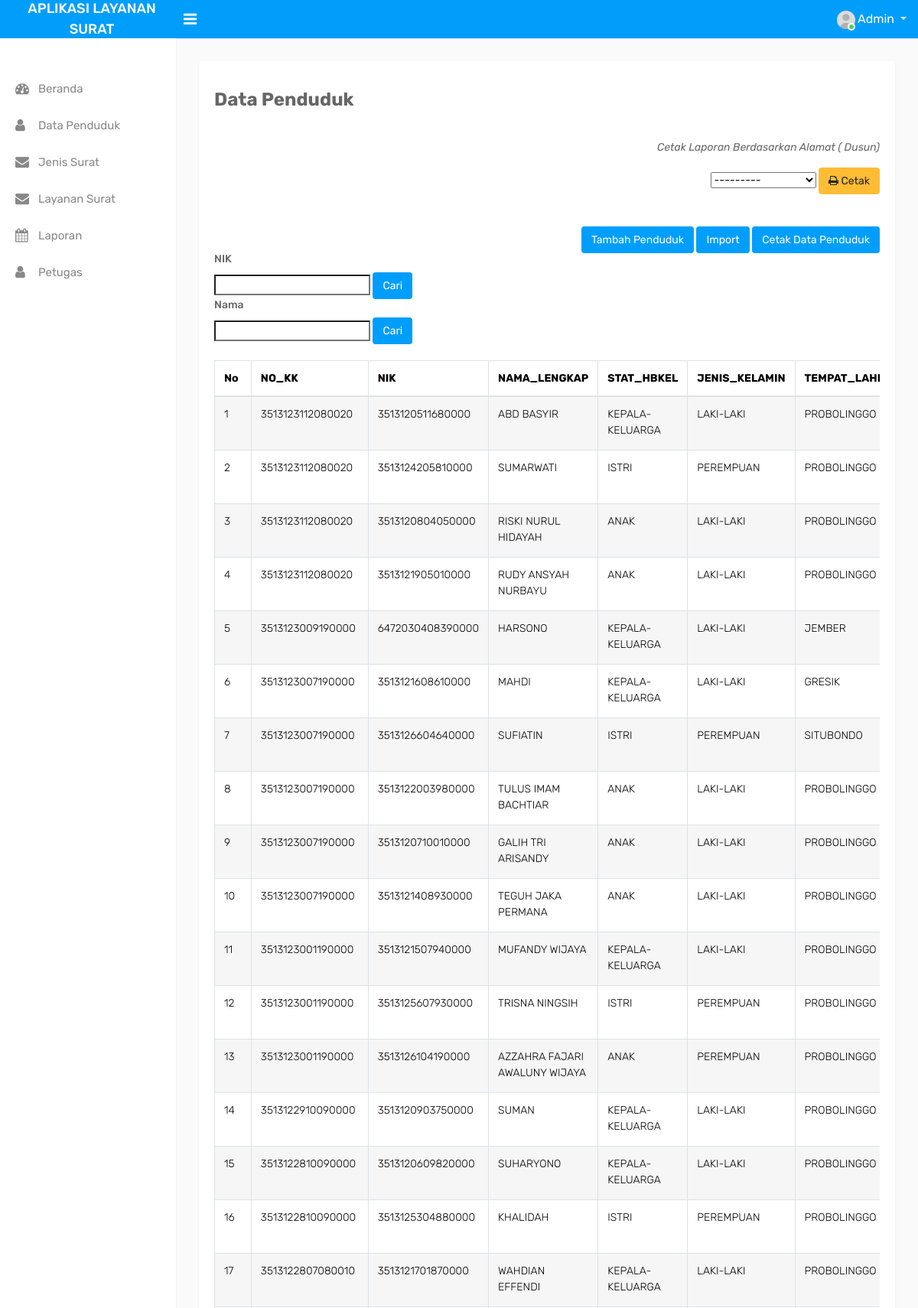
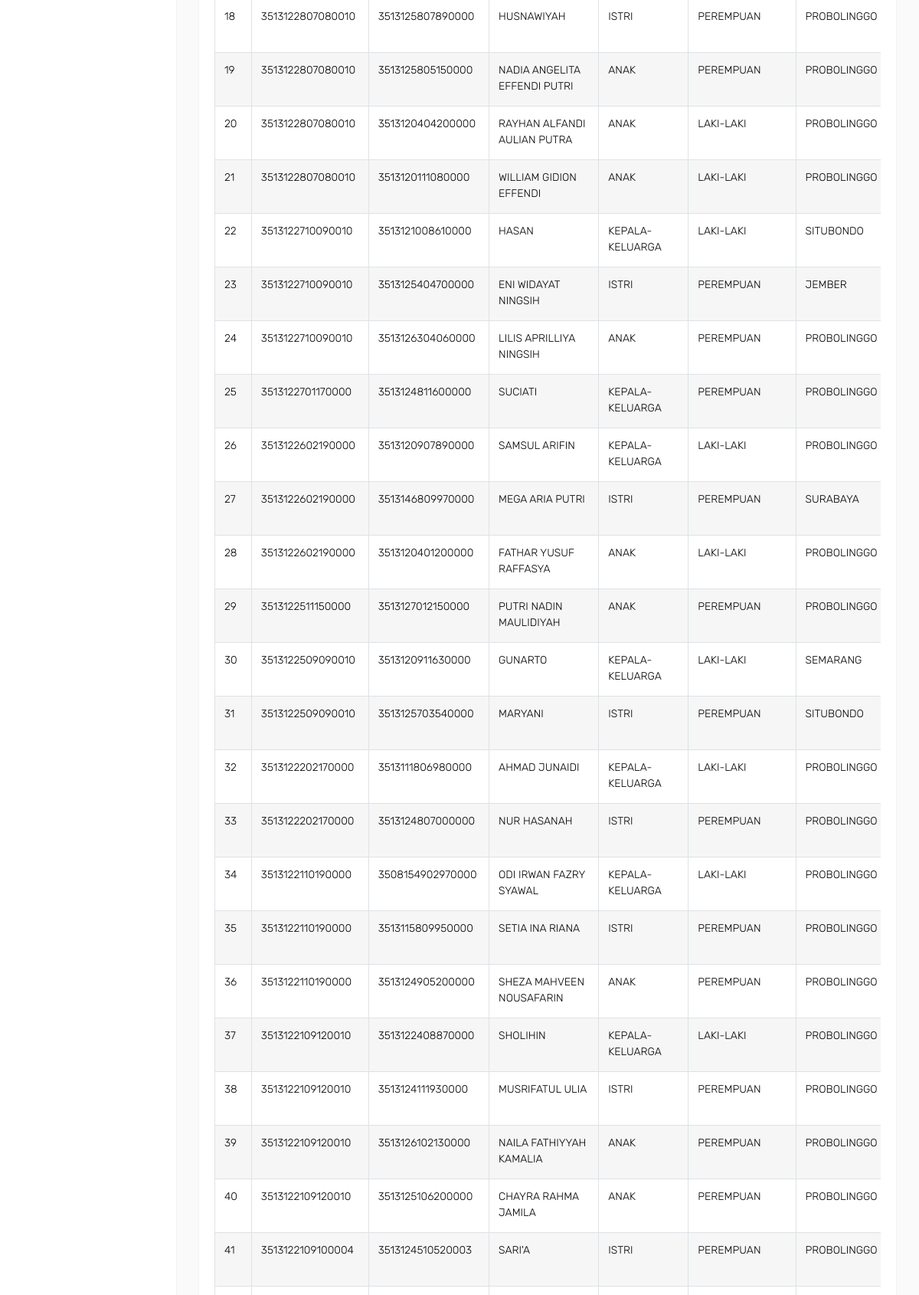
The app's page /penduduk/ (signed in, upper part) with its own data (2 pictures, top to bottom).
### surat/models.py (models this page shows, shortened)
class Penduduk(models.Model):
    STAT_HBKEL = (
        ('KEPALA-KELUARGA', 'KEPALA-KELUARGA' ),
        ('ISTRI', 'ISTRI' ),
        ('ANAK', 'ANAK' ),
        ('CUCU', 'CUCU' ),
        ('FAMILI-LAIN', 'FAMILI-LAIN' ),
        ('MERTUA', 'MERTUA' ),
        ('ORANG-TUA', 'ORANG-TUA' ),
    )
    JENIS_KELAMIN = (
        ('LAKI-LAKI', 'LAKI-LAKI' ),
        ('PEREMPUAN', 'PEREMPUAN' ),
    )
    ALAMAT = (
        ('DUSUN KEJAWAN', 'DUSUN KEJAWAN' ),
        ('DUSUN MATIKAN', 'DUSUN MATIKAN' ),
        ('DUSUN KRAJAN', 'DUSUN KRAJAN' ),
    )
    KETERANGAN = (
        ('MENINGGAL', 'MENINGGAL' ),
        ('PINDAH', 'PINDAH' ),
    )
    STATUS_KAWIN= (
        ('belum kawin', 'belum kawin' ),
        ('cerai hidup', 'cerai hidup' ),
        ('cerai mati', 'cerai mati' ),
        ('kawin', 'kawin' ),
    )
    TMPT_LAHIR =(
        ('BALI', 'BALI' ),
        ('BANYUWANGI', 'BANYUWANGI' ),
        ('BATANG', 'BATANG' ),
        ('BLITAR', 'BLITAR' ),
        ('BONDOWOSO', 'BONDOWOSO' ),
        ('BREBES', 'BREBES' ),
        ('CIREBON', 'CIREBON' ),
        ('DEWAN KALER', 'DEWAN KALER' ),
        ('DENPASAR', 'DENPASAR' ),
        ('GORONTALO', 'GORONTALO' ),
        ('GRESIK', 'GRESIK' ),
        ('JAKARTA', 'JAKARTA' ),
        ('JEMBER', 'JEMBER' ),
        ('JEPARA', 'JEPARA' ),
        ('JOMBANG', 'JOMBANG' ),
        ('KARANG ASEM', 'KARANG ASEM' ),
        ('KARAWANG', 'KARAWANG' ),
        ('KEBUMIN', 'KEBUMIN' ),
        ('KEDIRI', 'KEDIRI' ),
        ('KUTAI', 'KUTAI' ),
        ('LAMONGAN', 'LAMONGAN' ),
        ('LUMAJANG', 'LUMAJANG' ),
        ('MADIUN', 'MADIUN' ),
        ('MALANG', 'MALANG' ),
        ('MOJOKERTO', 'MOJOKERTO' ),
        ('NGANJUK', 'NGANJUK' ),
        ('NGAWI', 'NGAWI' ),
        ('PAMEKASAN', 'PAMEKASAN' ),
        ('PASER', 'PASER' ),
        ('PASURUAN', 'PASURUAN' ),
        ('PEMALANG', 'PEMLANG' ),
        ('PROBOLINGGO', 'PROBOLINGGO' ),
        ('SEMARANG', 'SEMARANG' ),
        ('SEMPULANG', 'SEMPULANG' ),
        ('SIDOARJO', 'SIDOARJO' ),
        ('SINGARAJA', 'SINGARAJA' ),
        ('SITUBONDO', 'SITUBONDO' ),
        ('SUBANG', 'SUBANG' ),
        ('SUKABUMI', 'SUKABUMI' ),
        ('SUMENEP', 'SUMENEP' ),
        ('SURABAYA', 'SURABAYA' ),
        ('TUBAN', 'TUBAN' ),
        ('TULUNG AGUNG', 'TULUNG AGUNG' ),
    )
    JENIS_PEKERJAAN = (
        ('APOTEKER', 'APOTEKER' ),
        ('BELUM/TIDAK BEKERJA', 'BELUM/TIDAK BEKERJA' ),
        ('BIDAN', 'BIDAN' ),
        ('BURUH HARIAN LEPAS', 'BURUH HARIAN LEPAS' ),
        ('BURUH PETERNAKAN', 'BURUH PETERNAKAN' ),
        ('BURUH TANI/PERKEBUNAN', 'BURUH TANI/PERKEBUNAN' ),
        ('DOSEN', 'DOSEN'),
        ('GURU', 'GURU' ),
        ('KARYAWAN BUMN', 'KARYAWAN BUMN' ),
        ('KARYAWAN HONORER', 'KARYAWAN HONORER' ),
        ('KARYAWAN SWASTA', 'KARYAWAN SWASTA' ),
        ('KEPOLISIAN RI', 'KEPOLISIAN RI' ),
        ('KONSTRUKSI', 'KONSTRUKSI' ),
        ('MEKANIK', 'MEKANIK' ),
        ('MENGURUS RUMAH TANGGA', 'MENGURUS RUMAH TANGGA' ),
        ('NELAYAN/PERIKANAN', 'NELAYAN/PERIKANAN' ),
        ('PEDAGANG', 'PEDAGANG' ),
        ('PEGAWAI NEGERI SIPIL', 'PEGAWAI NEGERI SIPIL' ),
        ('PELAJAR/MAHASISWA', 'PELAJAR/MAHASISWA' ),
        ('PEMBANTU RUMAH TANGGA', 'PEMBANTU RUMAH TANGGA' ),
        ('PENSIUNAN', 'PENSIUNAN' ),
        ('PERANGKAT DESA', 'PERANGKAT DESA' ),
        ('PERAWAT', 'PERAWAT' ),
        ('PERDAGANGAN', 'PERDAGANGAN' ),
        ('PETANI/PEKEBUN', 'PETANI/PEKEBUN' ),
        ('TRANSPORTASI', 'TRANSPORTASI' ),
        ('TUKANG BATU', 'TUKANG BATU' ),
        ('TUKANG JAHIT', 'TUKANG JAHIT' ),
        ('TUKANG KAYU', 'TUKANG KAYU' ),
        ('TUKANG LAS/PANDAI BESI', 'TUKANG LAS/PANDAI BESI' ),
        ('USTADZ/MUBALIGH', 'USTADZ/MUBALIGH' ),
        ('WIRASWASTA', 'WIRASWASTA' ),
    )
    NO_KK = models.CharField(max_length=16,blank=True, null=True)
    NIK = models.CharField(max_length=16,blank=True, null=True)
    NAMA_LENGKAP = models.CharField(max_length=100, blank=True, null=True)
    STAT_HBKEL = models.CharField(max_length=30, blank=True, null=True, choices=STAT_HBKEL)
    JENIS_KELAMIN = models.CharField(max_length=20, blank=True, null=True, choices=JENIS_KELAMIN)
    TMPT_LAHIR = models.CharField(max_length=25,  blank=True, null=True, choices=TMPT_LAHIR)
    TGL_LHR = models.CharField(max_length=25,blank=True, null=True,)
    STATUS_KAWIN = models.CharField(max_length=15, blank=True, null=True, choices=STATUS_KAWIN)
    NAMA_IBU = models.CharField(max_length=100, blank=True, null=True)
    NAMA_AYAH = models.CharField(max_length=100, blank=True, null=True)
    AGAMA = models.CharField(max_length=10, blank=True, null=True)
    JENIS_PEKERJAAN= models.CharField(max_length=100,blank=True, null=True, choices=JENIS_PEKERJAAN)
    ALAMAT = models.CharField(max_length=20,blank=True, null=True, choices=ALAMAT)
    NO_RT = models.CharField(max_length=3,blank=True, null=True)
    NO_RW = models.CharField(max_length=3,blank=True, null=True)
    NM_KEL = models.CharField(max_length=25,blank=True, null=True)
    NM_KEC = models.CharField(max_length=25, blank=True, null=True)
    KETERANGAN = models.CharField(max_length=50, blank=True, null=True, choices=KETERANGAN)
    class Meta:
        verbose_name_plural ="Penduduk"

### surat/decorators.py (the view)
        def perubahan_halaman(request, *args, **kwargs):
            group = None
            if request.user.groups.exists():
                group = request.user.groups.all()[0].name
            if group in yang_diizinkan :
                return fungsi_awal(request, *args, **kwargs)
            else:
                return HttpResponse('<h2><center>Anda Tidak Dijikankan Ke Tampilam ini</center></h2>')

### surat/templates/surat/penduduk.html (shortened to what this page needs)
{% extends "base.html" %}
{% load static %}
{% block content %}
<div class="page-wrapper">
    <div class="content">
        <div class="row">
            <div class="col-sm-12">
                <div class="card-box ">
                    <div class="card-block">
                        <p><strong><h3>Data Penduduk</h3></strong></p>
                        <br>
                        <div align="right">
                            <blockquote><p class="mb-0">Cetak Laporan Berdasarkan Alamat ( Dusun)</p></blockquote>
                            <form method="get" action="{% url 'lp_penduduk' %}"> {{ filter_list_penduduk.form.ALAMAT }}
                                 <button class="btn btn-warning" type="submit"><i class="fa fa-print"></i> Cetak</button>
                        </form>
                        </div>
                        <br>
                        <br>
                        <div align="right">
                            <a href="{% url 'tambahpenduduk' %}" type="button" class="btn btn-primary ">
                                    Tambah Penduduk</i></a>
                            <a href="{% url 'upload' %}" type="button" class="btn btn-primary">
                                    Import</i></a>
                            <a href="{% url 'export' %}" type="button" class="btn btn-primary">
                                    Cetak Data Penduduk</i></a>
                        </div>
                        <div >
                            <h5>NIK</h5>
                           <form method="get"> {{ filter_list_penduduk.form.NIK }}
                                 <button class="btn btn-primary" type="submit"  placeholder="NIK"></i>Cari</button></form>
                        <h5>Nama</h5>
                            <form method="get"> {{ filter_list_penduduk.form.NAMA_LENGKAP }}
                                 <button class="btn btn-primary" type="submit"></i>Cari</button></form>
                        </div>
                        <br>
                        <div class="card-block">
                            <div style="overflow-x: scroll; overflow-y: hidden ; width:100%;">
                                 <table id="example1" class="table table-bordered table-striped">
                                    <thead>
                                        <tr>
                                            <th>No</th>
                                            <th>NO_KK</th>
                                            <th>NIK</th>
                                            <th>NAMA_LENGKAP</th>
                                            <th>STAT_HBKEL</th>
                                            <th>JENIS_KELAMIN</th>
                                            <th>TEMPAT_LAHIR</th>
                                        </tr>
                                    </thead>
                                    <tbody>
                                        {% for datapenduduk in halaman_list_penduduk.object_list %}
                                        <tr>
                                            <td>{{forloop.counter}}</td>
                                            <td>{{datapenduduk.NO_KK}}</td>
                                            <td>{{datapenduduk.NIK}}</td>
                                            <td>{{datapenduduk.NAMA_LENGKAP}}</td>
                                            <td>{{datapenduduk.STAT_HBKEL}}</td>
                                            <td>{{datapenduduk.JENIS_KELAMIN}}</td>
                                            <td>{{datapenduduk.TMPT_LAHIR}}</td>
                                        </tr>
                                        {% empty %}
                                        <tr>
                                            <td colspan="17" align="center"> Data Masih Kosong</td>
                                        </tr>
                                        {% endfor %}
                                    </tbody>
                                </table>
                            </div>
                        </div>
                    </div>
                </div>
            </div>
        </div>
    </div>
</div>
        {% endblock content %}

### records on screen
Penduduk: NO_KK "3513123112080020", NIK "3513120511680000", NAMA_LENGKAP "ABD BASYIR", STAT_HBKEL "KEPALA-KELUARGA", JENIS_KELAMIN "LAKI-LAKI", TMPT_LAHIR "PROBOLINGGO"
Penduduk: NO_KK "3513123112080020", NIK "3513124205810000", NAMA_LENGKAP "SUMARWATI", STAT_HBKEL "ISTRI", JENIS_KELAMIN "PEREMPUAN", TMPT_LAHIR "PROBOLINGGO"
Penduduk: NO_KK "3513123112080020", NIK "3513120804050000", NAMA_LENGKAP "RISKI NURUL HIDAYAH", STAT_HBKEL "ANAK", JENIS_KELAMIN "LAKI-LAKI", TMPT_LAHIR "PROBOLINGGO"
Penduduk: NO_KK "3513123112080020", NIK "3513121905010000", NAMA_LENGKAP "RUDY ANSYAH NURBAYU", STAT_HBKEL "ANAK", JENIS_KELAMIN "LAKI-LAKI", TMPT_LAHIR "PROBOLINGGO"
Penduduk: NO_KK "3513123009190000", NIK "6472030408390000", NAMA_LENGKAP "HARSONO", STAT_HBKEL "KEPALA-KELUARGA", JENIS_KELAMIN "LAKI-LAKI", TMPT_LAHIR "JEMBER"
Penduduk: NO_KK "3513123007190000", NIK "3513121608610000", NAMA_LENGKAP "MAHDI", STAT_HBKEL "KEPALA-KELUARGA", JENIS_KELAMIN "LAKI-LAKI", TMPT_LAHIR "GRESIK"
Penduduk: NO_KK "3513123007190000", NIK "3513126604640000", NAMA_LENGKAP "SUFIATIN", STAT_HBKEL "ISTRI", JENIS_KELAMIN "PEREMPUAN", TMPT_LAHIR "SITUBONDO"
Penduduk: NO_KK "3513123007190000", NIK "3513122003980000", NAMA_LENGKAP "TULUS IMAM BACHTIAR", STAT_HBKEL "ANAK", JENIS_KELAMIN "LAKI-LAKI", TMPT_LAHIR "PROBOLINGGO"
Penduduk: NO_KK "3513123007190000", NIK "3513120710010000", NAMA_LENGKAP "GALIH TRI ARISANDY", STAT_HBKEL "ANAK", JENIS_KELAMIN "LAKI-LAKI", TMPT_LAHIR "PROBOLINGGO"
Penduduk: NO_KK "3513123007190000", NIK "3513121408930000", NAMA_LENGKAP "TEGUH JAKA PERMANA", STAT_HBKEL "ANAK", JENIS_KELAMIN "LAKI-LAKI", TMPT_LAHIR "PROBOLINGGO"
Penduduk: NO_KK "3513123001190000", NIK "3513121507940000", NAMA_LENGKAP "MUFANDY WIJAYA", STAT_HBKEL "KEPALA-KELUARGA", JENIS_KELAMIN "LAKI-LAKI", TMPT_LAHIR "PROBOLINGGO"
Penduduk: NO_KK "3513123001190000", NIK "3513125607930000", NAMA_LENGKAP "TRISNA NINGSIH", STAT_HBKEL "ISTRI", JENIS_KELAMIN "PEREMPUAN", TMPT_LAHIR "PROBOLINGGO"
Penduduk: NO_KK "3513123001190000", NIK "3513126104190000", NAMA_LENGKAP "AZZAHRA FAJARI AWALUNY WIJAYA", STAT_HBKEL "ANAK", JENIS_KELAMIN "PEREMPUAN", TMPT_LAHIR "PROBOLINGGO"
Penduduk: NO_KK "3513122910090000", NIK "3513120903750000", NAMA_LENGKAP "SUMAN", STAT_HBKEL "KEPALA-KELUARGA", JENIS_KELAMIN "LAKI-LAKI", TMPT_LAHIR "PROBOLINGGO"
Penduduk: NO_KK "3513122810090000", NIK "3513120609820000", NAMA_LENGKAP "SUHARYONO", STAT_HBKEL "KEPALA-KELUARGA", JENIS_KELAMIN "LAKI-LAKI", TMPT_LAHIR "PROBOLINGGO"
Penduduk: NO_KK "3513122810090000", NIK "3513125304880000", NAMA_LENGKAP "KHALIDAH", STAT_HBKEL "ISTRI", JENIS_KELAMIN "PEREMPUAN", TMPT_LAHIR "PROBOLINGGO"
Penduduk: NO_KK "3513122807080010", NIK "3513121701870000", NAMA_LENGKAP "WAHDIAN EFFENDI", STAT_HBKEL "KEPALA-KELUARGA", JENIS_KELAMIN "LAKI-LAKI", TMPT_LAHIR "PROBOLINGGO"
Penduduk: NO_KK "3513122807080010", NIK "3513125807890000", NAMA_LENGKAP "HUSNAWIYAH", STAT_HBKEL "ISTRI", JENIS_KELAMIN "PEREMPUAN", TMPT_LAHIR "PROBOLINGGO"
Penduduk: NO_KK "3513122807080010", NIK "3513125805150000", NAMA_LENGKAP "NADIA ANGELITA EFFENDI PUTRI", STAT_HBKEL "ANAK", JENIS_KELAMIN "PEREMPUAN", TMPT_LAHIR "PROBOLINGGO"
Penduduk: NO_KK "3513122807080010", NIK "3513120404200000", NAMA_LENGKAP "RAYHAN ALFANDI AULIAN PUTRA", STAT_HBKEL "ANAK", JENIS_KELAMIN "LAKI-LAKI", TMPT_LAHIR "PROBOLINGGO"
Penduduk: NO_KK "3513122807080010", NIK "3513120111080000", NAMA_LENGKAP "WILLIAM GIDION EFFENDI", STAT_HBKEL "ANAK", JENIS_KELAMIN "LAKI-LAKI", TMPT_LAHIR "PROBOLINGGO"
Penduduk: NO_KK "3513122710090010", NIK "3513121008610000", NAMA_LENGKAP "HASAN", STAT_HBKEL "KEPALA-KELUARGA", JENIS_KELAMIN "LAKI-LAKI", TMPT_LAHIR "SITUBONDO"
Penduduk: NO_KK "3513122710090010", NIK "3513125404700000", NAMA_LENGKAP "ENI WIDAYAT NINGSIH", STAT_HBKEL "ISTRI", JENIS_KELAMIN "PEREMPUAN", TMPT_LAHIR "JEMBER"
Penduduk: NO_KK "3513122710090010", NIK "3513126304060000", NAMA_LENGKAP "LILIS APRILLIYA NINGSIH", STAT_HBKEL "ANAK", JENIS_KELAMIN "PEREMPUAN", TMPT_LAHIR "PROBOLINGGO"
Penduduk: NO_KK "3513122701170000", NIK "3513124811600000", NAMA_LENGKAP "SUCIATI", STAT_HBKEL "KEPALA-KELUARGA", JENIS_KELAMIN "PEREMPUAN", TMPT_LAHIR "PROBOLINGGO"
Penduduk: NO_KK "3513122602190000", NIK "3513120907890000", NAMA_LENGKAP "SAMSUL ARIFIN", STAT_HBKEL "KEPALA-KELUARGA", JENIS_KELAMIN "LAKI-LAKI", TMPT_LAHIR "PROBOLINGGO"
Penduduk: NO_KK "3513122602190000", NIK "3513146809970000", NAMA_LENGKAP "MEGA ARIA PUTRI", STAT_HBKEL "ISTRI", JENIS_KELAMIN "PEREMPUAN", TMPT_LAHIR "SURABAYA"
Penduduk: NO_KK "3513122602190000", NIK "3513120401200000", NAMA_LENGKAP "FATHAR YUSUF RAFFASYA", STAT_HBKEL "ANAK", JENIS_KELAMIN "LAKI-LAKI", TMPT_LAHIR "PROBOLINGGO"
Penduduk: NO_KK "3513122511150000", NIK "3513127012150000", NAMA_LENGKAP "PUTRI NADIN MAULIDIYAH", STAT_HBKEL "ANAK", JENIS_KELAMIN "PEREMPUAN", TMPT_LAHIR "PROBOLINGGO"
Penduduk: NO_KK "3513122509090010", NIK "3513120911630000", NAMA_LENGKAP "GUNARTO", STAT_HBKEL "KEPALA-KELUARGA", JENIS_KELAMIN "LAKI-LAKI", TMPT_LAHIR "SEMARANG"
Penduduk: NO_KK "3513122509090010", NIK "3513125703540000", NAMA_LENGKAP "MARYANI", STAT_HBKEL "ISTRI", JENIS_KELAMIN "PEREMPUAN", TMPT_LAHIR "SITUBONDO"
Penduduk: NO_KK "3513122202170000", NIK "3513111806980000", NAMA_LENGKAP "AHMAD JUNAIDI", STAT_HBKEL "KEPALA-KELUARGA", JENIS_KELAMIN "LAKI-LAKI", TMPT_LAHIR "PROBOLINGGO"
Penduduk: NO_KK "3513122202170000", NIK "3513124807000000", NAMA_LENGKAP "NUR HASANAH", STAT_HBKEL "ISTRI", JENIS_KELAMIN "PEREMPUAN", TMPT_LAHIR "PROBOLINGGO"
Penduduk: NO_KK "3513122110190000", NIK "3508154902970000", NAMA_LENGKAP "ODI IRWAN FAZRY SYAWAL", STAT_HBKEL "KEPALA-KELUARGA", JENIS_KELAMIN "LAKI-LAKI", TMPT_LAHIR "PROBOLINGGO"
Penduduk: NO_KK "3513122110190000", NIK "3513115809950000", NAMA_LENGKAP "SETIA INA RIANA", STAT_HBKEL "ISTRI", JENIS_KELAMIN "PEREMPUAN", TMPT_LAHIR "PROBOLINGGO"
Penduduk: NO_KK "3513122110190000", NIK "3513124905200000", NAMA_LENGKAP "SHEZA MAHVEEN NOUSAFARIN", STAT_HBKEL "ANAK", JENIS_KELAMIN "PEREMPUAN", TMPT_LAHIR "PROBOLINGGO"
Penduduk: NO_KK "3513122109120010", NIK "3513122408870000", NAMA_LENGKAP "SHOLIHIN", STAT_HBKEL "KEPALA-KELUARGA", JENIS_KELAMIN "LAKI-LAKI", TMPT_LAHIR "PROBOLINGGO"
Penduduk: NO_KK "3513122109120010", NIK "3513124111930000", NAMA_LENGKAP "MUSRIFATUL ULIA", STAT_HBKEL "ISTRI", JENIS_KELAMIN "PEREMPUAN", TMPT_LAHIR "PROBOLINGGO"
Penduduk: NO_KK "3513122109120010", NIK "3513126102130000", NAMA_LENGKAP "NAILA FATHIYYAH KAMALIA", STAT_HBKEL "ANAK", JENIS_KELAMIN "PEREMPUAN", TMPT_LAHIR "PROBOLINGGO"
Penduduk: NO_KK "3513122109120010", NIK "3513125106200000", NAMA_LENGKAP "CHAYRA RAHMA JAMILA", STAT_HBKEL "ANAK", JENIS_KELAMIN "PEREMPUAN", TMPT_LAHIR "PROBOLINGGO"
Penduduk: NO_KK "3513122109100004", NIK "3513124510520003", NAMA_LENGKAP "SARI'A", STAT_HBKEL "ISTRI", JENIS_KELAMIN "PEREMPUAN", TMPT_LAHIR "PROBOLINGGO"
